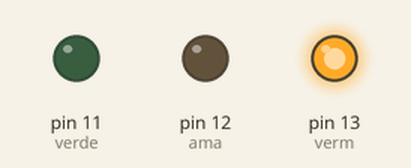
Bench run of a sketch on a simulated Arduino Uno, built with avr-gcc and run on an emulated ATmega328P. On the bench: output pins drawn as LEDs (lit = HIGH).

Above: at 2.5 s.
At 6.5 s:
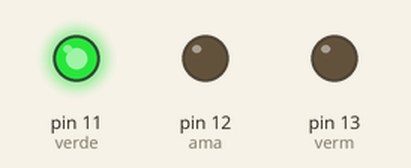
At 9.0 s:
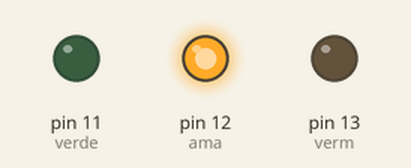
Timing chart, 0 to 13.0 s (numbered marks = the images above):
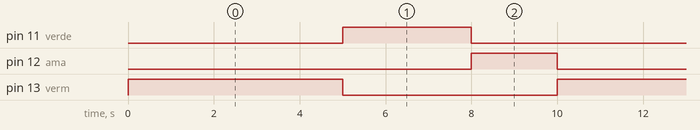

Measured:
- by itself, pin 11 (verde): alternates HIGH for 3.0 s and LOW for 7.0 s
- by itself, pin 12 (ama): alternates HIGH for 2.0 s and LOW for 8.0 s
- by itself, pin 13 (verm): alternates HIGH for 5.0 s and LOW for 5.0 s

The sketch:

Semafro.ino
```cpp
#define verm 13
#define ama 12
#define verde 11

void setup() {
  // put your setup code here, to run once:
  pinMode(verm, OUTPUT);
  pinMode(ama, OUTPUT);
  pinMode(verde, OUTPUT);

}

void loop() {
  // put your main code here, to run repeatedly:
  digitalWrite(verm, HIGH);
  delay(5000);
  digitalWrite(verm, LOW);
  digitalWrite(verde, HIGH);
  delay(3000);
  digitalWrite(verde, LOW);
  digitalWrite(ama, HIGH);
  delay(2000);
  digitalWrite(ama, LOW);
}
```
